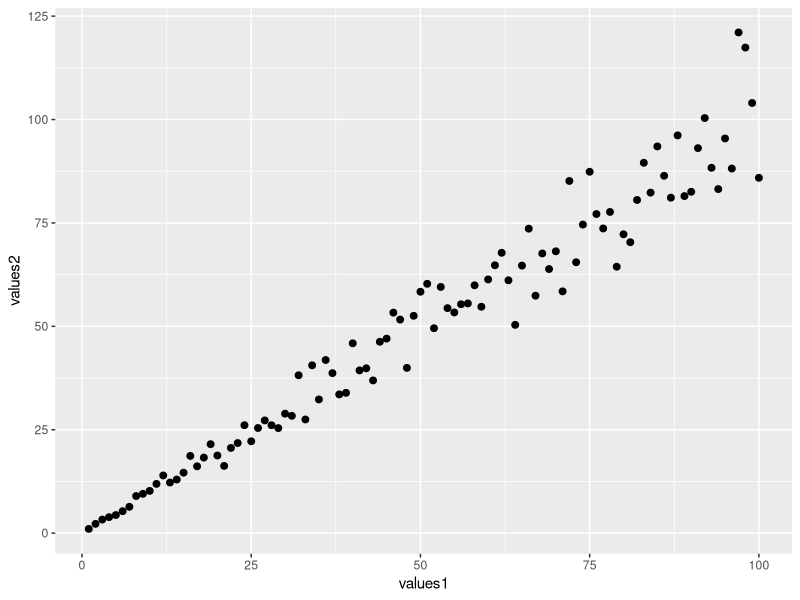
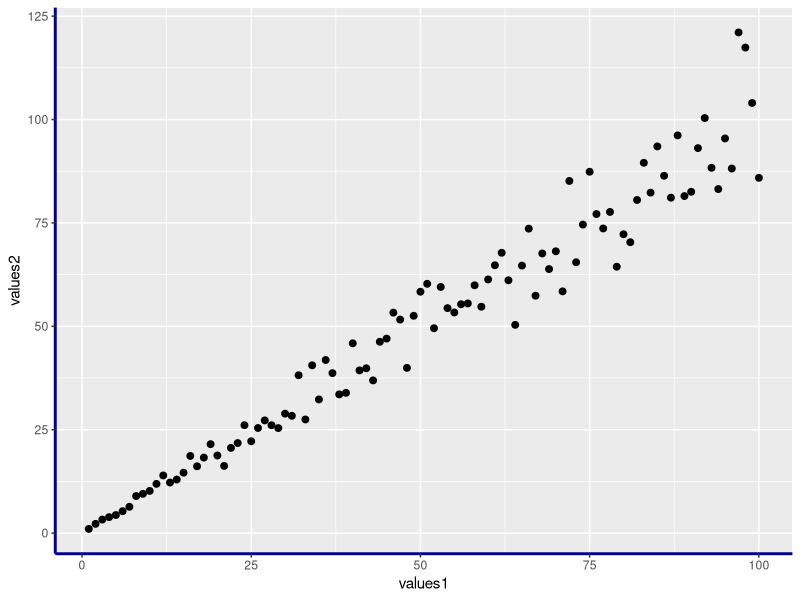
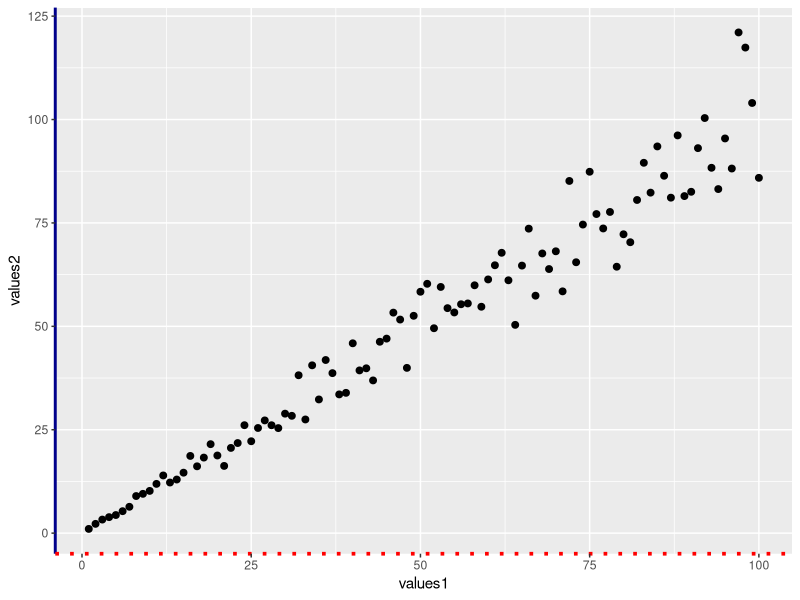

Generate these figures, in order, with R:
## ---- chunk 1
knitr::opts_chunk$set(echo = TRUE, fig.align='center')

# title: axis lines
# author: jonathan
# revised: 13/2/2020 

WEB <- c("https://bioceed.uib.no/dropfolder/bioSTATS/Rmd/Basic/Visualizing/Essential/axis-lines.html")
GIT <- c("https://github.com/jonathansoule/biostats/blob/master/Basic/Visualizing/Essential/axis-lines.Rmd")
library(ggplot2)

# variable 1
values1 <- 1:100 
# variable 2
values2 <- values1*(rnorm(100, mean=1, sd=.1))

# dataframe
df <- data.frame(values1, values2)
## ---- chunk 2
baseplot <- ggplot(df, aes(values1, values2)) +
  geom_point(size=2)
baseplot
## ---- chunk 3
baseplot +
  theme(axis.line = element_line(linetype = "solid", size = 1, colour = "darkblue"))
## ---- chunk 4
baseplot +
  theme(axis.line.y = element_line(size = 1, colour = "darkblue", linetype = "solid"), 
        axis.line.x = element_line(size = 1.25, colour = "red", linetype = "dotted"))
